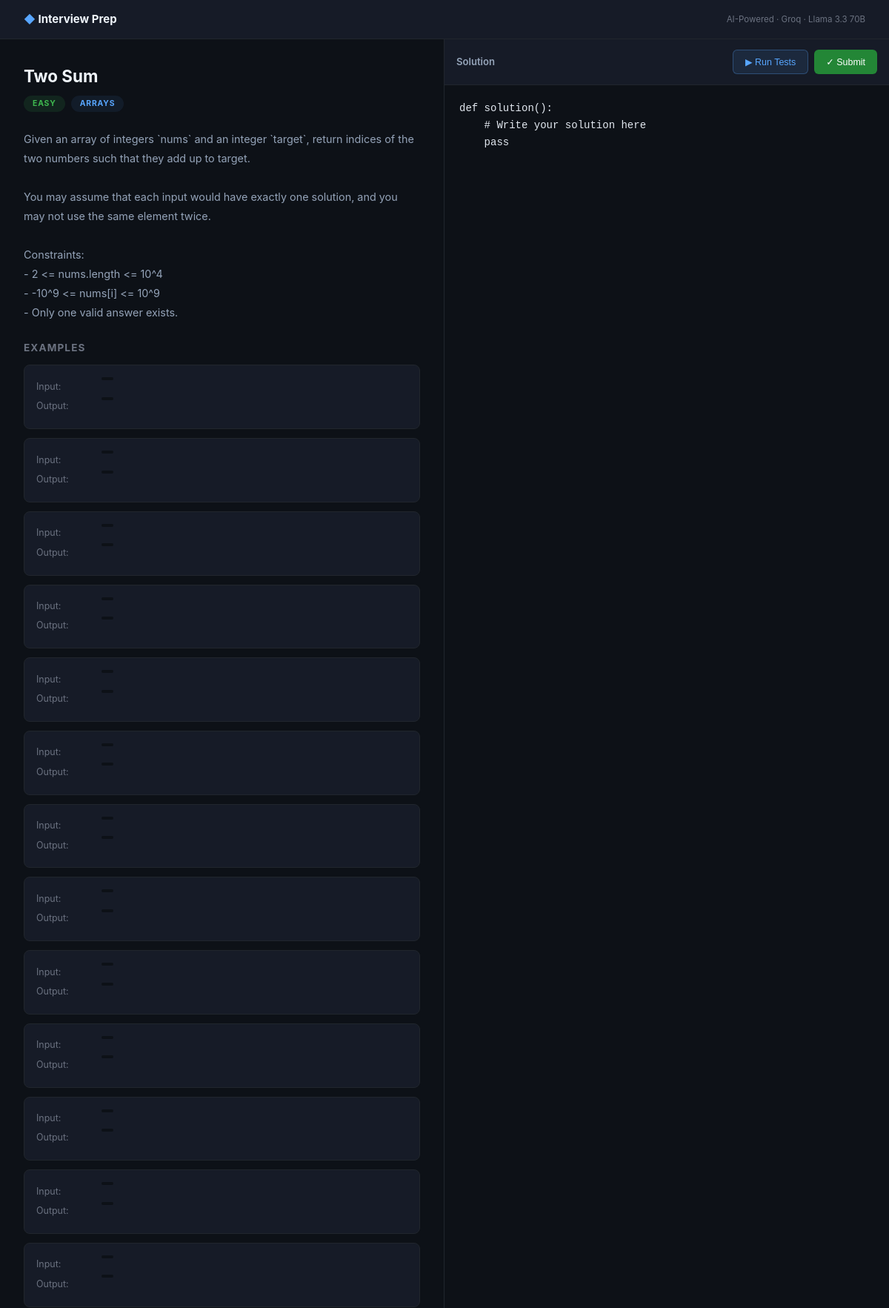
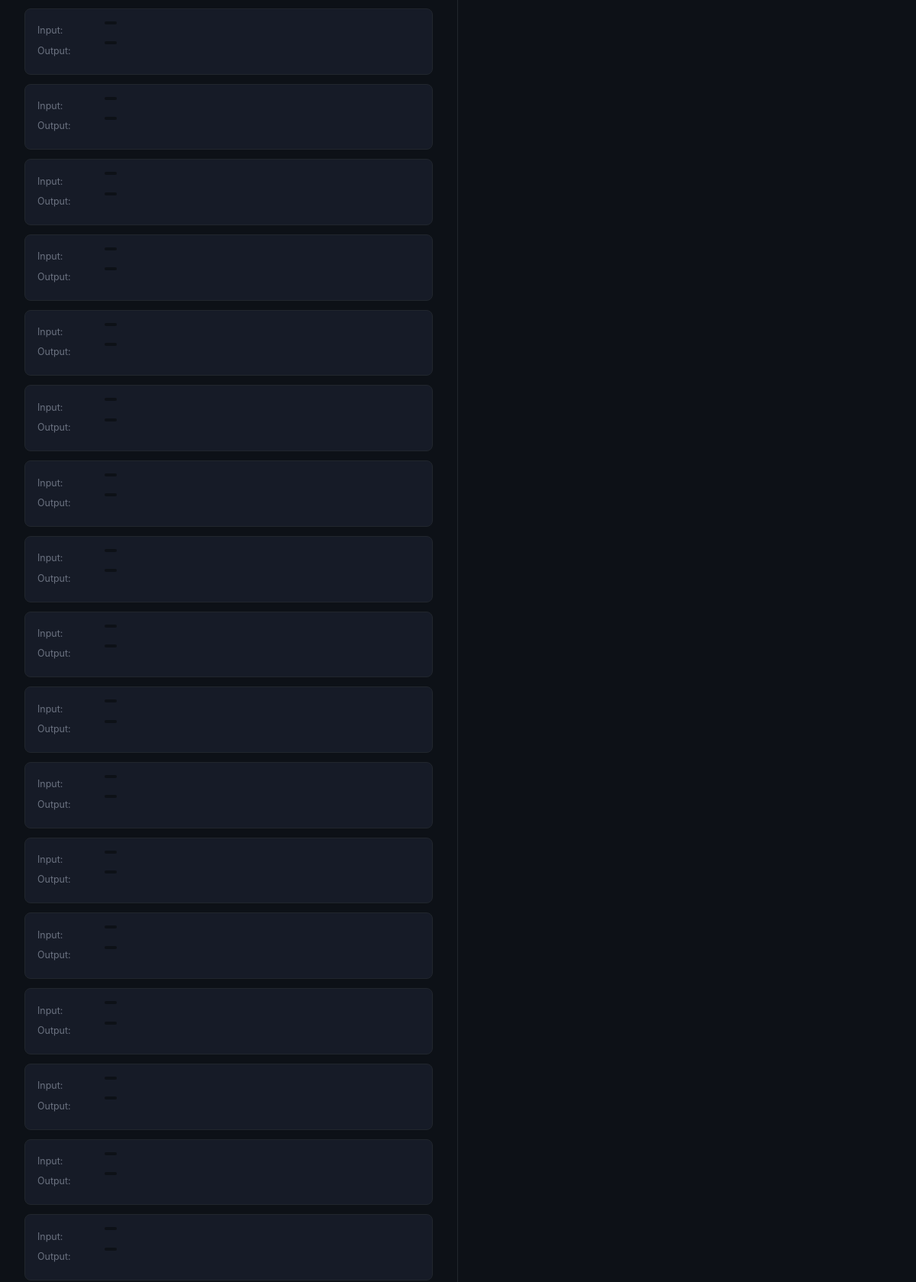
The page /problem/1 (upper part) on the database its author committed (2 pictures, top to bottom).
### models.py (models this page shows, shortened)
class Problem(db.Model):
    id          = db.Column(db.Integer, primary_key=True)
    title       = db.Column(db.String(255), nullable=False)
    description = db.Column(db.Text, nullable=False)
    difficulty  = db.Column(db.String(20))   # easy / medium / hard
    category    = db.Column(db.String(50))   # arrays, dp, graphs, etc.
    examples    = db.Column(db.Text)         # JSON
    test_cases  = db.Column(db.Text)         # JSON
    created_at  = db.Column(db.DateTime, default=datetime.utcnow)

### app.py (the view)
@app.route('/problem/<int:problem_id>')
def problem(problem_id):
    prob = Problem.query.get_or_404(problem_id)
    attempts = Attempt.query.filter_by(problem_id=problem_id)\
                            .order_by(Attempt.created_at.desc())\
                            .limit(5).all()
    return render_template('problem.html', problem=prob, attempts=attempts)

### templates/problem.html (shortened to what this page needs)
<!DOCTYPE html>
<html lang="en">
<head>
<link rel="stylesheet" href="{{ url_for('static', filename='style.css') }}"/>
</head>
<body>
<nav class="navbar">
  <div class="nav-brand">
    <a href="/" style="color:inherit;text-decoration:none">
      <span class="brand-icon">◆</span> Interview Prep
    </a>
  </div>
  <div class="nav-tag">AI-Powered · Groq · Llama 3.3 70B</div>
</nav>
<main class="problem-layout">
  <div class="problem-left">
    <div class="prob-header">
      <h1 class="prob-title">{{ problem.title }}</h1>
      <div class="prob-meta">
        <span class="diff-badge {{ problem.difficulty }}">{{ problem.difficulty }}</span>
        <span class="cat-badge">{{ problem.category }}</span>
      </div>
    </div>
    <div class="prob-desc">{{ problem.description }}</div>
    {% set examples = problem.examples %}
    {% if examples %}
    <div class="prob-section">
      <h3>Examples</h3>
      {% for ex in examples %}
      <div class="example-block">
        <div class="ex-row"><span class="ex-lbl">Input:</span><code>{{ ex.input }}</code></div>
        <div class="ex-row"><span class="ex-lbl">Output:</span><code>{{ ex.output }}</code></div>
      </div>
      {% endfor %}
    </div>
    {% endif %}
  </div>
  <div class="problem-right">
    <div class="editor-header">
      <div class="editor-title">Solution</div>
      <div class="editor-actions">
        <button id="run-btn"  class="btn-run">▶ Run Tests</button>
        <button id="eval-btn" class="btn-eval">✓ Submit</button>
      </div>
    </div>
    <textarea id="code-editor" class="code-editor" spellcheck="false">def solution():
    # Write your solution here
    pass
</textarea>
  </div>
</main>
</body>
</html>

### static/style.css (style rules this page uses)
*, *::before, *::after { box-sizing: border-box; margin: 0; padding: 0; }
body { font-family: -apple-system, BlinkMacSystemFont, 'Segoe UI', sans-serif; background: #0d1117; color: #e2e8f0; min-height: 100vh; font-size: 15px; line-height: 1.6; }
.navbar { display: flex; align-items: center; justify-content: space-between; padding: .875rem 2rem; background: #161b27; border-bottom: 1px solid #21262d; position: sticky; top: 0; z-index: 100; }
.nav-brand { display: flex; align-items: center; gap: .5rem; font-weight: 700; color: #f0f6fc; }
.brand-icon { color: #58a6ff; }
.nav-tag { font-size: .72rem; color: #6b7280; }
.problem-layout { display: grid; grid-template-columns: 1fr 1fr; gap: 0; height: calc(100vh - 56px); overflow: hidden; }
.problem-left { overflow-y: auto; padding: 2rem; border-right: 1px solid #21262d; }
.problem-right { overflow-y: auto; display: flex; flex-direction: column; background: #0d1117; }
.prob-header { margin-bottom: 1.5rem; }
.prob-title { font-size: 1.4rem; font-weight: 700; color: #f0f6fc; margin-bottom: .5rem; }
.prob-meta { display: flex; gap: .5rem; align-items: center; }
.diff-badge, .cat-badge { font-size: .65rem; font-weight: 700; text-transform: uppercase; letter-spacing: .08em; padding: 3px 12px; border-radius: 20px; }
.diff-badge.easy { background: rgba(63,185,80,.12); color: #3fb950; }
.cat-badge { background: rgba(88,166,255,.08); color: #58a6ff; }
.prob-desc { font-size: .9rem; color: #94a3b8; line-height: 1.8; white-space: pre-wrap; margin-bottom: 1.5rem; }
.prob-section h3 { font-size: .85rem; color: #6b7280; text-transform: uppercase; letter-spacing: .08em; margin-bottom: .75rem; }
.example-block { background: #161b27; border: 1px solid #21262d; border-radius: 8px; padding: 1rem; margin-bottom: .75rem; }
.ex-row { display: flex; gap: .5rem; margin-bottom: .25rem; font-size: .85rem; align-items: flex-start; }
.ex-lbl { color: #6b7280; min-width: 80px; font-size: .78rem; padding-top: .15rem; }
.ex-row code { background: #0d1117; color: #58a6ff; padding: 2px 8px; border-radius: 4px; font-size: .82rem; }
.editor-header { display: flex; align-items: center; justify-content: space-between; padding: .875rem 1rem; background: #161b27; border-bottom: 1px solid #21262d; }
.editor-title { font-size: .82rem; font-weight: 600; color: #94a3b8; }
.editor-actions { display: flex; gap: .5rem; }
.btn-run { background: rgba(88,166,255,.1); border: 1px solid rgba(88,166,255,.3); color: #58a6ff; padding: .5rem 1rem; border-radius: 6px; font-size: .78rem; cursor: pointer; transition: all .2s; }
.btn-eval { background: #238636; border: none; color: white; padding: .5rem 1rem; border-radius: 6px; font-size: .78rem; cursor: pointer; transition: background .2s; }
.code-editor { flex: 1; width: 100%; min-height: 360px; background: #0d1117; color: #e2e8f0; border: none; border-bottom: 1px solid #21262d; padding: 1.25rem; font-family: 'Fira Code', 'Cascadia Code', monospace; font-size: .875rem; line-height: 1.65; resize: vertical; outline: none; tab-size: 4; }

### rows shown on the page
Problem: title "Two Sum", difficulty "EASY", category "ARRAYS", description "Given an array of integers `nums` and an integer `target`, return indices of the two numbers such that they add up to target. You may assume that each input would have exactly one solution, and you may not use the same element twice. Constraints: - 2 <= nums.length <= 10^4 - -10^9 <= nums[i] <= 10^9 - Only one valid answer exists."
